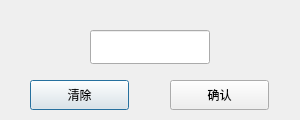
<?xml version="1.0" encoding="UTF-8"?>
<ui version="4.0">
 <class>Dialog</class>
 <widget class="QDialog" name="Dialog">
  <property name="geometry">
   <rect>
    <x>0</x>
    <y>0</y>
    <width>300</width>
    <height>120</height>
   </rect>
  </property>
  <property name="minimumSize">
   <size>
    <width>300</width>
    <height>120</height>
   </size>
  </property>
  <property name="maximumSize">
   <size>
    <width>300</width>
    <height>120</height>
   </size>
  </property>
  <property name="windowTitle">
   <string>新增标签</string>
  </property>
  <widget class="QLineEdit" name="lineEdit">
   <property name="geometry">
    <rect>
     <x>90</x>
     <y>30</y>
     <width>120</width>
     <height>34</height>
    </rect>
   </property>
  </widget>
  <widget class="QPushButton" name="pushButton_cancel">
   <property name="geometry">
    <rect>
     <x>30</x>
     <y>80</y>
     <width>99</width>
     <height>30</height>
    </rect>
   </property>
   <property name="text">
    <string>清除</string>
   </property>
  </widget>
  <widget class="QPushButton" name="pushButton_ok">
   <property name="geometry">
    <rect>
     <x>170</x>
     <y>80</y>
     <width>99</width>
     <height>30</height>
    </rect>
   </property>
   <property name="text">
    <string>确认</string>
   </property>
  </widget>
 </widget>
 <resources/>
 <connections/>
</ui>
